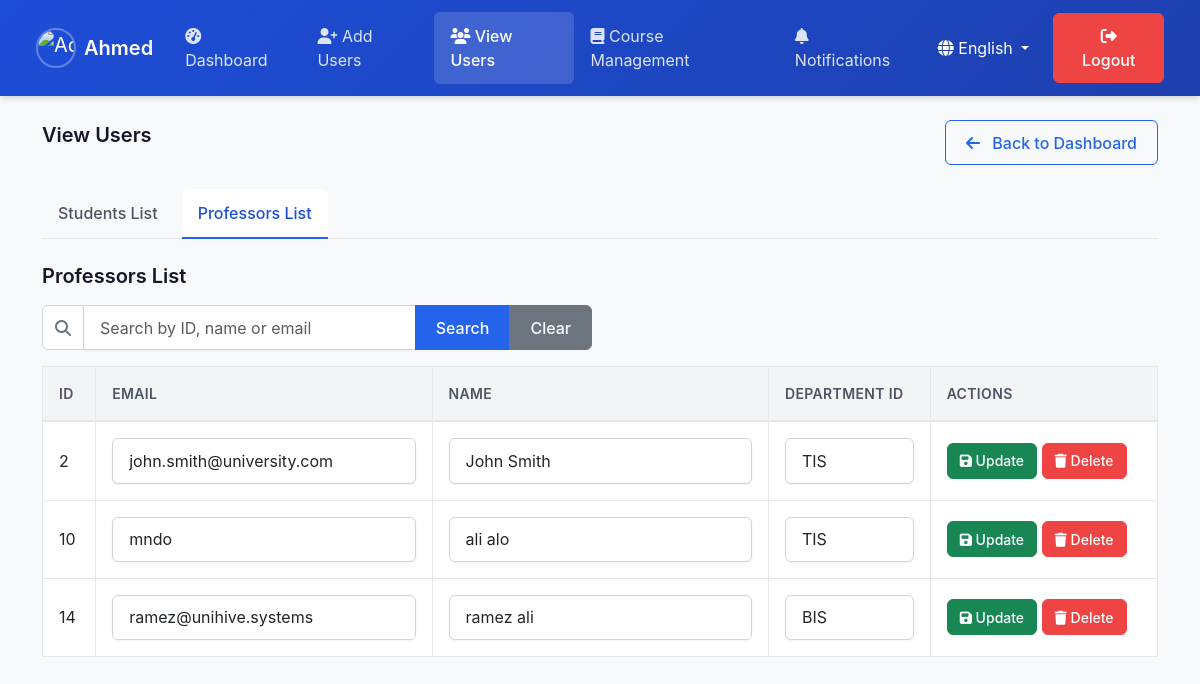
/admin/view_users.php?active_tab=professors (signed in), run on the app's committed database.
### tables this page shows
CREATE TABLE IF NOT EXISTS `professors` (
  `professor_id` int NOT NULL,
  `name` varchar(255) NOT NULL,
  `department_id` int DEFAULT NULL,
  PRIMARY KEY (`professor_id`),
  KEY `department_id` (`department_id`)
);

CREATE TABLE IF NOT EXISTS `users` (
  `user_id` int NOT NULL AUTO_INCREMENT,
  `email` varchar(191) NOT NULL,
  `password` varchar(191) NOT NULL,
  `role` enum('student','professor','admin') NOT NULL,
  PRIMARY KEY (`user_id`),
  UNIQUE KEY `email` (`email`)
);

### public_html/admin/db_functions.php (called while the page is built, shortened)
<?php
$conn = connectDB();
$conn->set_charset("utf8");
function getAllProfessors($search = '') {
    $conn = connectDB();
    $sql = "SELECT p.*, u.email, d.name as department_name
            FROM professors p
            LEFT JOIN users u ON p.professor_id = u.user_id
            LEFT JOIN departments d ON p.department_id = d.department_id";
    $sql .= " ORDER BY p.professor_id";
    $result = $conn->query($sql);
    return $result;
}
function getAllDepartments() {
    global $conn;
    $sql = "SELECT * FROM departments ORDER BY name";
    return $conn->query($sql);
}
?>

### public_html/admin/view_users.php (the view, shortened to what this page needs)
<?php
require_once 'db_functions.php';
$current_lang = $_SESSION['admin_lang'];
$professorSearch = isset($_GET['professor_search']) ? $_GET['professor_search'] : '';
$activeTab = 'students';
if (isset($_GET['active_tab'])) {
    $activeTab = $_GET['active_tab'];
} elseif (isset($_GET['professor_search']) && !empty($_GET['professor_search'])) {
    $activeTab = 'professors';
}
$translations = [
    'en' => [
        'page_title' => 'View Users',
        'students_list' => 'Students List',
        'professors_list' => 'Professors List',
        'id' => 'ID',
        'email' => 'Email',
        'name' => 'Name',
        'level' => 'Level',
        'department_id' => 'Department ID',
        'actions' => 'Actions',
        'update' => 'Update',
        'delete' => 'Delete',
        'back_to_dashboard' => 'Back to Dashboard',
        'no_students' => 'No students found',
        'no_professors' => 'No professors found',
        'logout' => 'Logout',
        'search' => 'Search',
        'search_placeholder' => 'Search by ID, name or email',
        'clear' => 'Clear'
    ],
    'ar' => [
        'page_title' => 'عرض المستخدمين',
        'students_list' => 'قائمة الطلاب',
        'professors_list' => 'قائمة الأساتذة',
        'id' => 'الرقم',
        'email' => 'البريد الإلكتروني',
        'name' => 'الاسم',
        'level' => 'المستوى',
        'department_id' => 'رقم القسم',
        'actions' => 'الإجراءات',
        'update' => 'تحديث',
        'delete' => 'حذف',
        'back_to_dashboard' => 'العودة إلى لوحة التحكم',
        'no_students' => 'لا يوجد طلاب',
        'no_professors' => 'لا يوجد أساتذة',
        'logout' => 'تسجيل خروج',
        'search' => 'بحث',
        'search_placeholder' => 'البحث بالرقم أو الاسم أو البريد الإلكتروني',
        'clear' => 'مسح'
    ]
];
$t = $translations[$current_lang];
$professorsResult = getAllProfessors($professorSearch);
$departmentsResult = getAllDepartments();
$departments = [];
if ($departmentsResult && $departmentsResult->num_rows > 0) {
    while ($row = $departmentsResult->fetch_assoc()) {
        $departments[$row['department_id']] = $row['name'];
    }
}
?>
<!DOCTYPE html>
<html lang="<?php echo $current_lang; ?>">
<head>
    <link rel="stylesheet" href="https://cdn.jsdelivr.net/npm/bootstrap@5.3.0/dist/css/bootstrap.min.css">
    <link rel="stylesheet" href="https://cdnjs.cloudflare.com/ajax/libs/font-awesome/6.4.0/css/all.min.css">
    <link rel="stylesheet" href="admin.css">
</head>
<body class="bg-light" <?php echo $current_lang == 'ar' ? 'dir="rtl"' : ''; ?>>
<?php include 'includes/header.php'; ?>
<div class="container">
    <div class="d-flex justify-content-between align-items-center mb-4">
        <h2><?php echo $t['page_title']; ?></h2>
        <a href="admin_dashboard.php<?php echo $current_lang == 'ar' ? '?lang=ar' : ''; ?>" class="btn btn-outline-primary">
            <i class="fas fa-arrow-left me-2"></i> <?php echo $current_lang == 'ar' ? 'العودة إلى لوحة التحكم' : 'Back to Dashboard'; ?>
        </a>
    </div>
    <ul class="nav nav-tabs mb-4" id="usersTabs" role="tablist">
        <li class="nav-item">
            <button class="nav-link <?php echo ($activeTab == 'students') ? 'active' : ''; ?>"
                    id="students-tab" data-bs-toggle="tab" data-bs-target="#students"
                    type="button" role="tab"><?php echo $t['students_list']; ?></button>
        </li>
        <li class="nav-item">
            <button class="nav-link <?php echo ($activeTab == 'professors') ? 'active' : ''; ?>"
                    id="professors-tab" data-bs-toggle="tab" data-bs-target="#professors"
                    type="button" role="tab"><?php echo $t['professors_list']; ?></button>
        </li>
    </ul>
    <div class="tab-content" id="usersTabsContent">
        <div class="tab-pane fade <?php echo ($activeTab == 'professors') ? 'show active' : ''; ?>"
             id="professors" role="tabpanel">
            <h5><?php echo $t['professors_list']; ?></h5>
            <form class="row g-3 mb-3" method="get">
                <div class="col-md-6">
                    <div class="input-group">
                        <span class="input-group-text"><i class="fas fa-search"></i></span>
                        <input type="text" class="form-control" name="professor_search"
                               placeholder="<?php echo $t['search_placeholder']; ?>"
                               value="<?php echo htmlspecialchars($professorSearch); ?>">
                        <button class="btn btn-primary" type="submit"><?php echo $t['search']; ?></button>
                        <a href="<?php echo $_SERVER['PHP_SELF'] . ($current_lang == 'ar' ? '?lang=ar&active_tab=professors' : '?active_tab=professors'); ?>"
                           class="btn btn-secondary"><?php echo $t['clear']; ?></a>
                    </div>
                </div>
            </form>
            <div class="table-responsive mt-3">
                <table class="table table-bordered">
                    <thead>
                        <tr>
                            <th><?php echo $t['id']; ?></th>
                            <th><?php echo $t['email']; ?></th>
                            <th><?php echo $t['name']; ?></th>
                            <th><?php echo $t['department_id']; ?></th>
                            <th><?php echo $t['actions']; ?></th>
                        </tr>
                    </thead>
                    <tbody>
                        <?php if ($professorsResult && $professorsResult->num_rows > 0): ?>
                            <?php while ($row = $professorsResult->fetch_assoc()): ?>
                                <tr>
                                    <form method="post">
                                        <td>
                                            <?php echo $row['professor_id']; ?>
                                        </td>
                                        <td>
                                            <input type="text" name="prof_email" class="form-control" value="<?php echo isset($row['email']) ? htmlspecialchars($row['email']) : ''; ?>">
                                        </td>
                                        <td>
                                            <input type="text" name="prof_name" class="form-control" value="<?php echo isset($row['name']) ? htmlspecialchars($row['name']) : ''; ?>">
                                        </td>
                                        <td>
                                            <select name="dept_id" class="form-control">
                                                <?php foreach ($departments as $deptId => $deptName): ?>
                                                    <option value="<?php echo $deptId; ?>" <?php echo (isset($row['department_id']) && $row['department_id'] == $deptId) ? 'selected' : ''; ?>>
                                                        <?php echo htmlspecialchars($deptName); ?>
                                                    </option>
                                                <?php endforeach; ?>
                                            </select>
                                        </td>
                                        <td>
                                            <button type="submit" name="update_professor" class="btn btn-success btn-sm">
                                                <i class="fas fa-save"></i> <?php echo $t['update']; ?>
                                            </button>
                                            <button type="submit" name="delete_professor" class="btn btn-danger btn-sm">
                                                <i class="fas fa-trash"></i> <?php echo $t['delete']; ?>
                                            </button>
                                        </td>
                                    </form>
                                </tr>
                            <?php endwhile; ?>
                        <?php else: ?>
                            <tr><td colspan="5" class="text-center"><?php echo $t['no_professors']; ?></td></tr>
                        <?php endif; ?>
                    </tbody>
                </table>
            </div>
        </div>
    </div>
</div>
</body>
</html>

### public_html/admin/includes/header.php (shortened to what this page needs)
<?php
function getAdminName() {
    $defaultName = 'مدير النظام';
    $admin_id = $_SESSION['user_id'];
    $conn = connectDB();
    $sql = "SELECT name FROM admins WHERE admin_id = ? LIMIT 1";
    $stmt = $conn->prepare($sql);
    $stmt->bind_param("i", $admin_id);
    $stmt->execute();
    $result = $stmt->get_result();
    if ($result && $result->num_rows > 0) {
        $row = $result->fetch_assoc();
        return $row['name'];
    }
    return $defaultName;
}
$current_lang = isset($_SESSION['admin_lang']) ? $_SESSION['admin_lang'] : 'en';
$adminName = getAdminName();
$current_page = basename($_SERVER['PHP_SELF']);
$is_dashboard = ($current_page === 'admin_dashboard.php');
$nav_translations = [
    'en' => [
        'dashboard' => 'Dashboard',
        'add_users' => 'Add Users',
        'view_users' => 'View Users',
        'course_management' => 'Course Management',
        'notifications' => 'Notifications',
        'logout' => 'Logout',
        'english' => 'English',
        'arabic' => 'العربية'
    ],
    'ar' => [
        'dashboard' => 'لوحة التحكم',
        'add_users' => 'إضافة مستخدمين',
        'view_users' => 'عرض المستخدمين',
        'course_management' => 'إدارة المقررات',
        'notifications' => 'الإشعارات',
        'logout' => 'تسجيل خروج',
        'english' => 'English',
        'arabic' => 'العربية'
    ]
];
?>
<nav class="navbar navbar-expand-lg navbar-dark mb-4">
    <div class="container-fluid">
        <a class="navbar-brand d-flex align-items-center" href="admin_dashboard.php">
            <img src="admin.jpg" alt="Admin Photo" id="adminPhoto" width="40" height="40" class="rounded-circle" />
            <span class="ms-2 fw-semibold" id="adminName"><?php echo htmlspecialchars($adminName); ?></span>
        </a>
        <div class="collapse navbar-collapse" id="navbarItems">
            <?php if (!$is_dashboard): ?>
            <ul class="navbar-nav me-auto mb-2 mb-lg-0">
                <li class="nav-item">
                    <a class="nav-link <?php echo $current_page == 'admin_dashboard.php' ? 'active' : ''; ?>" href="admin_dashboard.php">
                        <i class="fas fa-tachometer-alt"></i>
                        <?php echo $nav_translations[$current_lang]['dashboard']; ?>
                    </a>
                </li>
                <li class="nav-item">
                    <a class="nav-link <?php echo $current_page == 'add_users.php' ? 'active' : ''; ?>" href="add_users.php">
                        <i class="fas fa-user-plus"></i>
                        <?php echo $nav_translations[$current_lang]['add_users']; ?>
                    </a>
                </li>
                <li class="nav-item">
                    <a class="nav-link <?php echo $current_page == 'view_users.php' ? 'active' : ''; ?>" href="view_users.php">
                        <i class="fas fa-users"></i>
                        <?php echo $nav_translations[$current_lang]['view_users']; ?>
                    </a>
                </li>
                <li class="nav-item">
                    <a class="nav-link <?php echo $current_page == 'course_enrollment_management.php' ? 'active' : ''; ?>" href="course_enrollment_management.php">
                        <i class="fas fa-book"></i>
                        <?php echo $nav_translations[$current_lang]['course_management']; ?>
                    </a>
                </li>
                <li class="nav-item">
                    <a class="nav-link <?php echo $current_page == 'notifications_management.php' ? 'active' : ''; ?>" href="notifications_management.php">
                        <i class="fas fa-bell"></i>
                        <?php echo $nav_translations[$current_lang]['notifications']; ?>
                    </a>
                </li>
            </ul>
            <?php endif; ?>
            <ul class="navbar-nav <?php echo $is_dashboard ? 'me-auto' : 'ms-auto'; ?> align-items-center">
                <li class="nav-item dropdown me-2">
                    <a class="nav-link dropdown-toggle text-white" href="#" id="languageDropdown" role="button" data-bs-toggle="dropdown">
                        <i class="fas fa-globe"></i>
                        <?php echo $current_lang == 'ar' ? 'العربية' : 'English'; ?>
                    </a>
                </li>
                <li class="nav-item">
                    <a href="logout.php" class="btn btn-danger" id="logoutBtn">
                        <i class="fas fa-sign-out-alt"></i>
                        <?php echo $nav_translations[$current_lang]['logout']; ?>
                    </a>
                </li>
            </ul>
        </div>
    </div>
</nav>

### data on the page
professors: professor_id "2", prof_email "john.smith@university.com", prof_name "John Smith", dept_id "TIS"
professors: professor_id "10", prof_email "mndo", prof_name "ali alo", dept_id "TIS"
professors: professor_id "14", prof_email "ramez@unihive.systems", prof_name "ramez ali", dept_id "BIS"

### other printed values
$adminName "Ahmed"
$nav_translations[$current_lang]['dashboard'] "Dashboard"
$nav_translations[$current_lang]['add_users'] "Add Users"
$nav_translations[$current_lang]['view_users'] "View Users"
$nav_translations[$current_lang]['course_management'] "Course Management"
$nav_translations[$current_lang]['notifications'] "Notifications"
$nav_translations[$current_lang]['logout'] "Logout"
$t['page_title'] "View Users"
$t['students_list'] "Students List"
$t['professors_list'] "Professors List"
$t['search'] "Search"
$t['clear'] "Clear"
$t['id'] "ID"
$t['email'] "EMAIL"
$t['name'] "NAME"
